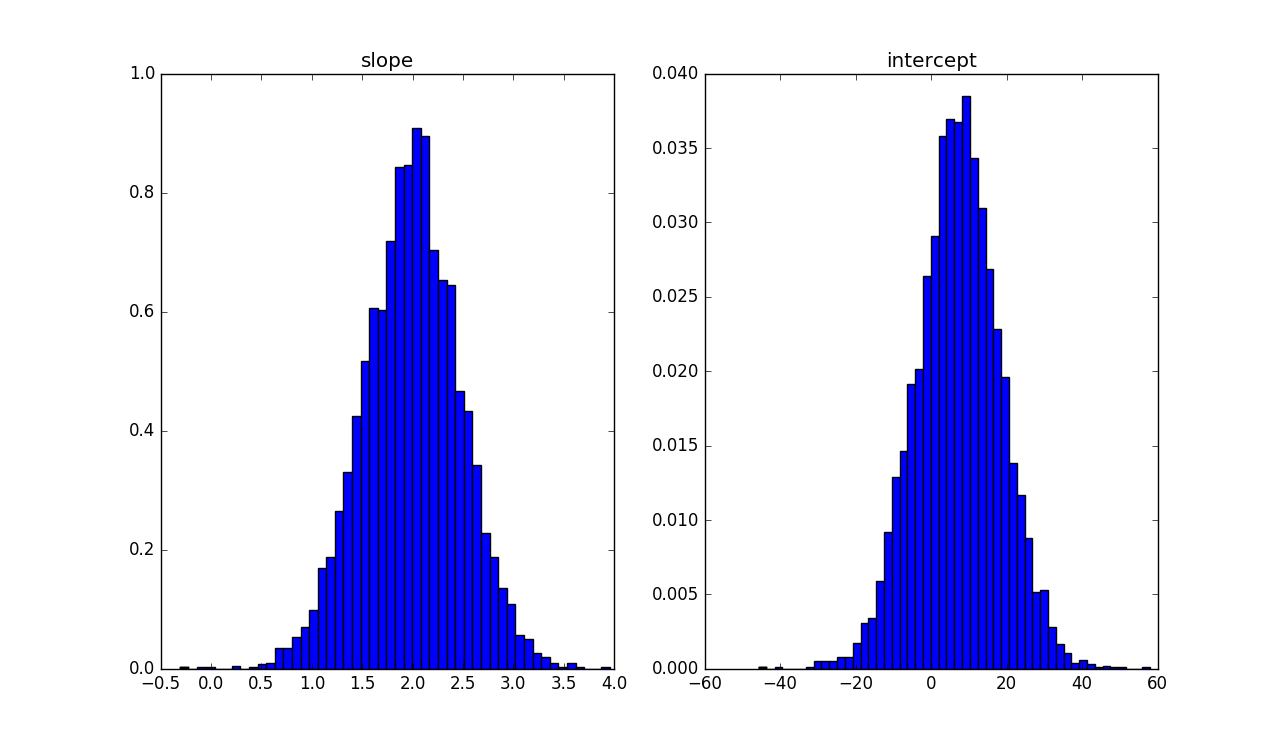

Source code (Python):
# experiment2.py                                                             Simmons  Spring 18

from experiment1 import generate_data
from Pure_Python_Stats import mean_center, normalize, un_normalize
from SGD_nn import Net
from statistics import mean, stdev

def find_least_squares_reg_line(xs, ys, epochs = 10, learning_rate = 0.1):
    """ Return the slope and intercept of the regression line. """

    # mean-center and normalize the data
    x_means, xs = mean_center(xs) # x_means is a list consisting of the means of the cols of xs
    x_stdevs, xs = normalize(xs) # x_stdevs holds the standard deviations of the columns
    y_means, ys = mean_center(ys) # similarly here
    y_stdevs, ys = normalize(ys) # and here

    # Append a column of ones to xs, which computes the bias when training.
    xs = [[1, x[0]] for x in xs]

    # create an instance of the neural net class
    with Net([2,1]) as net:

        # Now train the neural net:
        for j in range(epochs):
            for i in range(len(xs)):
                net.learn(xs[i], ys[i], learning_rate)

        # The list weights below holds the intercept and slope, respectively, of the regression
        # line found by the neural net.
        weights = net.getWeights() # weights[0] is the intercept; weights[1] is the slope

    b = y_means[0] - weights[1] * x_means[0] * y_stdevs[0] / x_stdevs[0]\
                                                                     + weights[0] * y_stdevs[0]
    m = un_normalize(weights[1:], x_stdevs, y_stdevs)
    return m[0], b


num_samples = 5000

slopes = []
intercepts = []

for i in range(num_samples):
    print("pass: ", i+1, end='\b'*(7+len(str(i+1))))

    xs, ys = generate_data(m = 2, b = 7, stdev = 20, num_examples = 20) # generate data

    # Find the least squares reg line using stochastic gradient descent.
    m, b = find_least_squares_reg_line(xs, ys, epochs = 10, learning_rate = 0.1)

    slopes.append(m) # record slope
    intercepts.append(b) # record intercept

print("mean and st. dev. of slopes:     mean =", mean(slopes), "st. dev. =", stdev(slopes))
print("mean and st. dev. of intercepts: mean =",\
                                           mean(intercepts), "st. dev. =", stdev(intercepts))

# If you have matplotlib installed, you can uncomment next code block to see some nice graphs
# of the distribution of slopes and weights. If you don't have matplotlib installed have a
# look at experiment2.png.

import matplotlib.pyplot as plt
plt.subplot(1,2,1)
plt.hist(slopes, 50, normed=1)
plt.title("slope")
plt.subplot(1,2,2)
plt.hist(intercepts, 50, normed=1)
plt.title("intercept")
plt.show()
